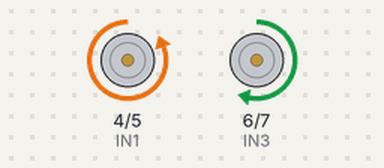
This sketch was run on a simulated Arduino Uno, built with avr-gcc and run on an emulated ATmega328P. On the bench: motor-driver pin pairs drawn as motors (green arrow = first pin HIGH = forward, orange = second pin HIGH = backward, longer = more drive, scaled by the enable pin).

Above: at 2.5 s.
At 7.5 s:
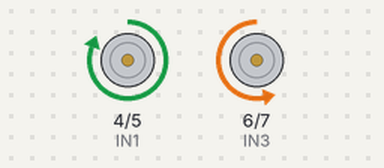
At 12.5 s:
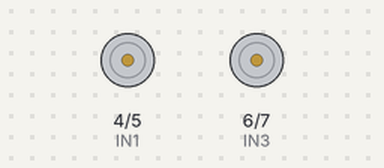
At 22.5 s:
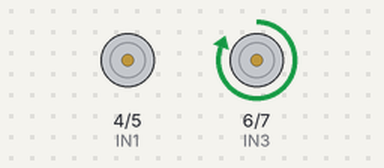
Timing chart, 0 to 32.5 s (numbered marks = the images above):
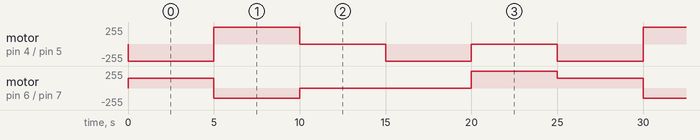

Measured:
- by itself, motor on pin 4 (IN1) / pin 5 (IN2): repeats every 25.0 s: forward 255/255 5.0 s, 2 × (stopped 5.0 s, backward 255/255 5.0 s)
- by itself, motor on pin 6 (IN3) / pin 7 (IN4): repeats every 25.0 s: backward 150/255 5.0 s, stopped 10.0 s, forward 255/255 5.0 s, forward 150/255 5.0 s

The sketch:

PROJET_R2D2.ino
```cpp
//-- MOTEUR A --
int ENA=9; //Connecté à Arduino pin 9(sortie PWM)
int IN1=4; //Connecté à Arduino pin 4
int IN2=5; //Connecté à Arduino pin 5
//-- MOTEUR B --
int ENB=10; //Connecté à Arduino pin 10(Sortie PWM)
int IN3=6; //Connecté à Arduino pin 6
int IN4=7; //Connecté à Arduino pin 7
void setup() {
  Serial.begin(9600);
  pinMode(ENA,OUTPUT); // Configurer
  pinMode(ENB,OUTPUT); // les broches
  pinMode(IN1,OUTPUT); // comme sortie
  pinMode(IN2,OUTPUT);
  pinMode(IN3,OUTPUT);
  pinMode(IN4,OUTPUT);
  digitalWrite(ENA,LOW);// Moteur A - Ne pas tourner
  digitalWrite(ENB,LOW);// Moteur B - Ne pas tourner
  // Direction du Moteur A
  digitalWrite(IN1,LOW);
  digitalWrite(IN2,HIGH);
  // Direction du Moteur B
  // NB: en sens inverse du moteur A
  digitalWrite(IN3,HIGH);
  digitalWrite(IN4,LOW);
  }
void loop() {
  //Variation de la vitesse
  // Moteur A - Plein régime
  analogWrite(ENA,255);
  // Moteur B - Mi-régime
  analogWrite(ENB,150);

  //Moteurs en marche avant pendant 5 secondes
  //Moteur A
  digitalWrite(IN1,LOW);
  digitalWrite(IN2,HIGH);
  //Moteur B
  digitalWrite(IN3,HIGH);
  digitalWrite(IN4,LOW);
  delay(5000);

  //Moteurs en marche arrière pendant 5 secondes
  //Moteur A
  digitalWrite(IN1,HIGH);
  digitalWrite(IN2,LOW);
  //Moteur B
  digitalWrite(IN3,LOW);
  digitalWrite(IN4,HIGH);
  delay(5000);

  //Moteurs à l'arrêt
  // Moteur A
  digitalWrite(ENA,LOW);
  // Moteur B
  digitalWrite(ENB,LOW);
  delay(5000);

  //Pour tourner à droite
  //Moteur A à pleine vitesse en marche avant
  digitalWrite(IN1,LOW);
  digitalWrite(IN2,HIGH);
  digitalWrite(ENA,HIGH);
  //Moteur B à l'arrêt
  digitalWrite(ENB,LOW);
  delay(5000);

  //Pour tourner à gauche
  //Moteur B à pleine vitesse en marche avant
  digitalWrite(IN3,HIGH);
  digitalWrite(IN4,LOW);
  digitalWrite(ENB,HIGH);
  //Moteur A à l'arrêt
  digitalWrite(ENA,LOW);
  delay(5000);


  }
```
